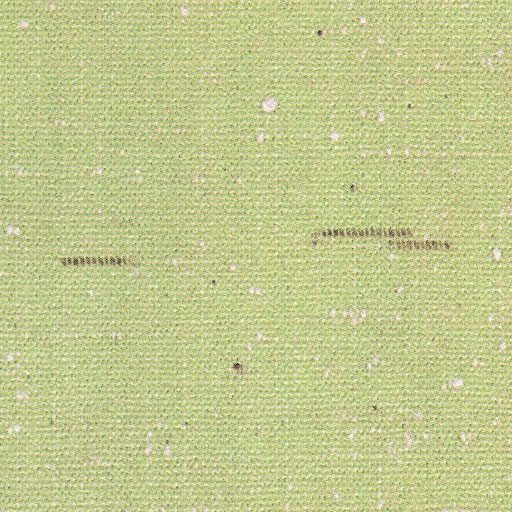
%> input picture test/test19.jpg, 512 x 512 px
$ octave riconoscimentoErrori.m   (GNU Octave 9; MATLAB toolbox functions it lacks are replaced by stand-ins)
%> lines starting %> are read from the running program, lines starting %| are printed output that depends on the picture; in (x1, y1, x2, y2) boxes, pixels count from 0 and x2, y2 are one past the last pixel; in counts of white or black regions, pixels touching at a corner belong together; the program's own positions count from 1
%% Esercizio 2 - Cross-correlazione 2D normalizzata per trovare difetti su tessuti
clear all
close all
clc

delete('difetti\*.png')

% Carico immagine e la converto in scala di grigiDDDD
A = rgb2gray(imread('test\test19.jpg'));
%> A: size 512x512 uint8; min 37, max 253, mean 192.6
[M,N] = size(A);
%> M = 512; N = 512

% Definisco una serie di pattern, tutti quadrati 14x14
R = 14;
C = 14;
pattern1 = A(1:R,1:C);
pattern2 = A(2:R+1,2:C+1);
pattern3 = A(M-13:M,N-13:N);
pattern4 = A(M-14:M-1,N-14:N-1);
pattern5 = A(1:R,N-13:N);
pattern6 = A(2:R+1,N-13:N);

% Visualizzo i pattern sovrapposti all'immagine di partenza (convertita in
% scala di grigi)
figure;
imagesc(A); axis image; colormap gray; hold on;
title ('Tessitura e pattern sovrapposti')
rectangle('position',[1,1,R,C],'EdgeColor','r'); % pattern1
rectangle('position',[2,2,R,C],'EdgeColor','g'); % pattern2
rectangle('position',[M-13,N-13,14,14],'EdgeColor','b'); % pattern3
rectangle('position',[M-14,N-14,14,14],'EdgeColor','c'); % pattern4
rectangle('position',[1,N-13,14,14],'EdgeColor','m'); % pattern5
rectangle('position',[2,N-13,14,14],'EdgeColor','k'); % pattern6

% Calcolo per ogni pattern la cross-correlazione 2D (normalizzata). Attenzione all'ordine delle variabili in input!
% L'output avra' dimensione (M+R-1,N+C-1)
% From MATLAB Help:
% C = normxcorr2(TEMPLATE,A) computes the normalized cross-correlation of
%     matrices TEMPLATE and A. The matrix A must be larger than the matrix
%     TEMPLATE for the normalization to be meaningful. The values of TEMPLATE
%     cannot all be the same. The resulting matrix C contains correlation
%     coefficients and its values may range from -1.0 to 1.0.

c1 = normxcorr2(pattern1,A);
c2 = normxcorr2(pattern2,A);
c3 = normxcorr2(pattern3,A);
c4 = normxcorr2(pattern4,A);
c5 = normxcorr2(pattern5,A);
c6 = normxcorr2(pattern6,A);
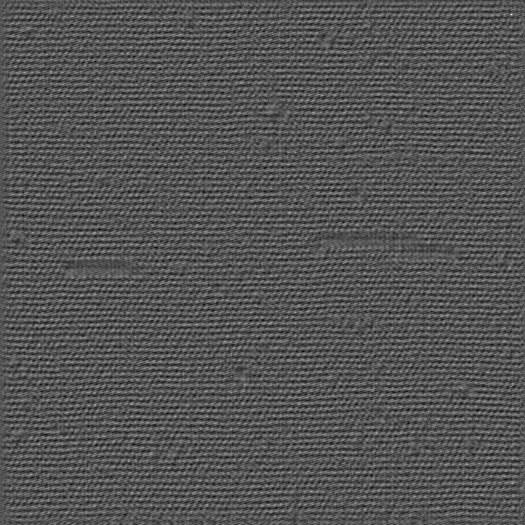
%> c6: size 525x525 double; min -0.499, max 1, mean -0.00052; drawn with min black and max white

% Calcolo la cross-correlazione media, che avra' sempre dimensione (M+R-1,N+C-1)
c = (c1+c2+c3+c4+c5+c6)/6; % 525x525

% Considero solo la parte di cross-correlazione che e' stata eseguita senza
% gli zero-padded edges, in modo da rimuovere effetto bordo. Quindi l'output
% avra' dimensioni (M-R+1, N-C+1)
% Hint: matrice_xcorr_reduced = matrice_xcorr(r:(end-r+1),c:(end-c+1));
c = c(R:end-R+1,C:end-C+1); % 499x499
%> c: size 499x499 double

% Visualizzo, in un subplot con due riquadri, il valore assoluto della
% cross-correlazione appena stimata sia come surface plot che come immagine
figure, subplot(121), surf(abs(c)), shading flat
title ('Xcorr2D - Surface Plot')
subplot(122),
imagesc(abs(c)),
axis 'image'
title ('Xcorr2D - Immagine')
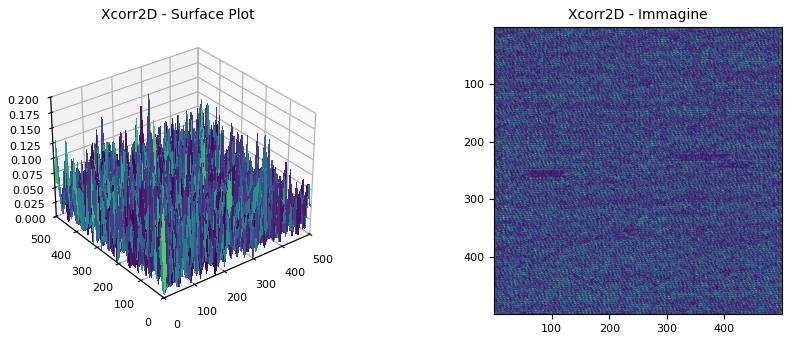
%> figure redrawn from the program's plot data, 2 panels

% Faccio il modulo della cross-correlazione appena stimata, su cui
% lavorero' da qui in avanti
c=abs(c);
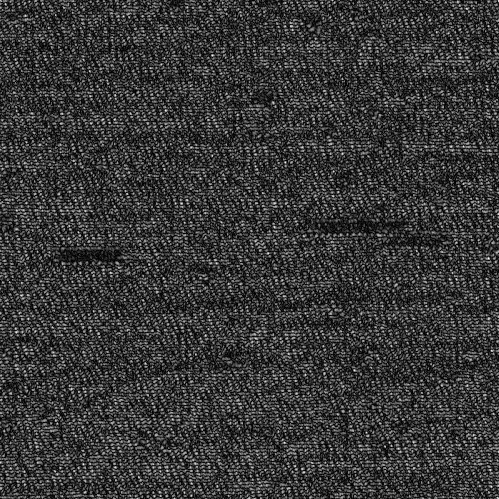
%> c: size 499x499 double; min 1.64e-07, max 0.192, mean 0.0421; drawn with min black and max white

% A partire dalla cross-correlazione stimata, creo una maschera
% selezionando tutti i valori inferiori a 0.2 e la visualizzo
mask = c<0.05;
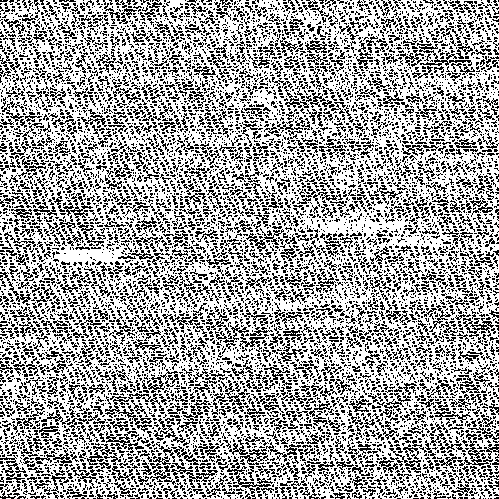
%> mask: size 499x499 logical; 64.7% white; black in thin lines or dots
figure, imagesc(mask)
title ('Maschera 1')

% Creo come elemento strutturale un disco con raggio = 3, da utilizzare poi per eseguire
% una operazione morfologica di apertura (hint: utilizzare i comandi strel e imopen)
% Il risultato deve essere una variabile chiamata mask2, che va poi
% visualizzata in una nuova figura
% Nota per IMOPEN = Perform morphological opening.
% The opening operation erodes an image and then dilates the eroded image,
% using the same structuring element for both operations.
% Morphological opening is useful for removing small objects from an image
% while preserving the shape and size of larger objects in the image.

se = strel('disk',3);
mask2 = imopen(mask,se);
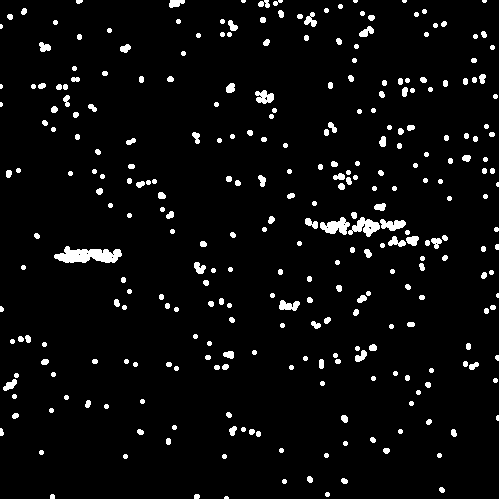
%> mask2: size 499x499 logical; 4.4% white; 299 white regions (11 under 20 px), largest, box (x1, y1, x2, y2) and area: (54, 246, 122, 263) 746, (348, 217, 380, 237) 327, (320, 217, 350, 235) 312
figure, imagesc(mask2);
title ('Maschera 2 dopo operazione morfologica')

% Modifico l'immagine di partenza A in modo che abbia dimensioni uguali alla
% cross-correlazione
A = A(ceil(R/2):end-floor(R/2),ceil(C/2):end-floor(C/2)); %499x499
%> A: size 499x499 uint8

% Creo una nuova immagine A1, uguale ad A. I pixel che sono pari a 1 nella variabile
% mask2 devono essere messi a 255 in A1
A1 = A;
A1(mask2)=255;
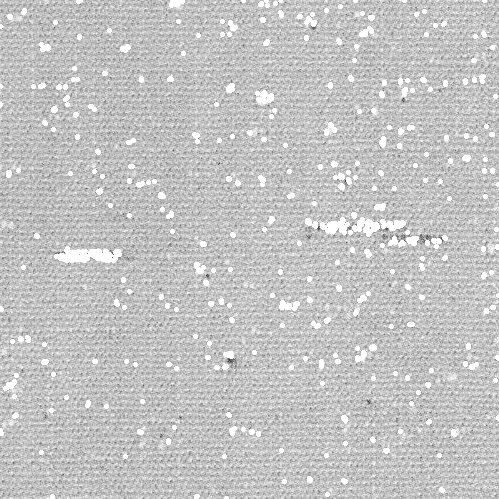
%> A1: size 499x499 uint8; min 37, max 255, mean 195.5

% Visualizzo a lato immagine A e immagine con il difetto evidenziato in rosso
Af = cat(3,A1,A,A);
X = figure;
imshowpair(A,Af,'montage')
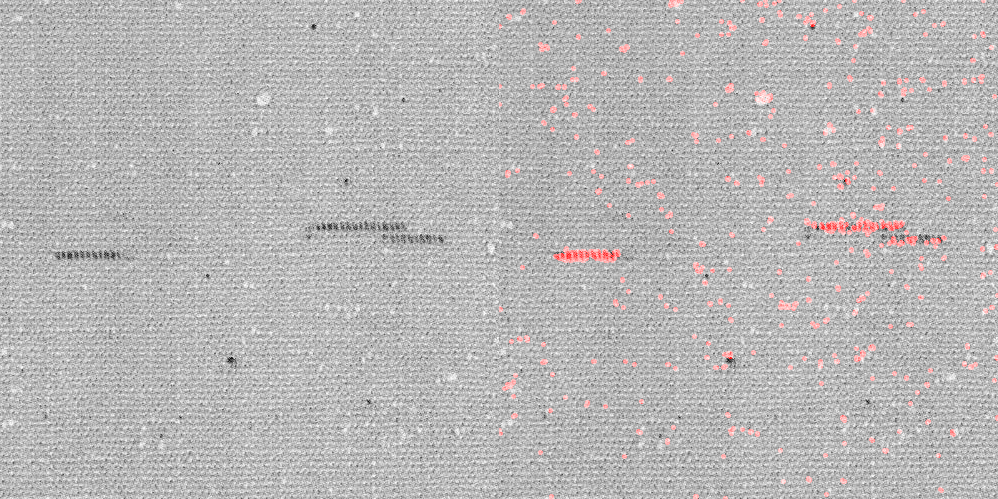
%> displayed picture: size 499x998x3, on the screen's scale of 0 to 255; mean R, G, B 184.5, 182.9, 182.9
title ('Immagine e Difetto finale')


num = 22;dest = strcat('difetti', num2str(num));
%salvo il difetto come file png
print(X, strcat('difetti\', dest), '-dpng');

$ run again, with test/test1.jpg copied over test/test19.jpg
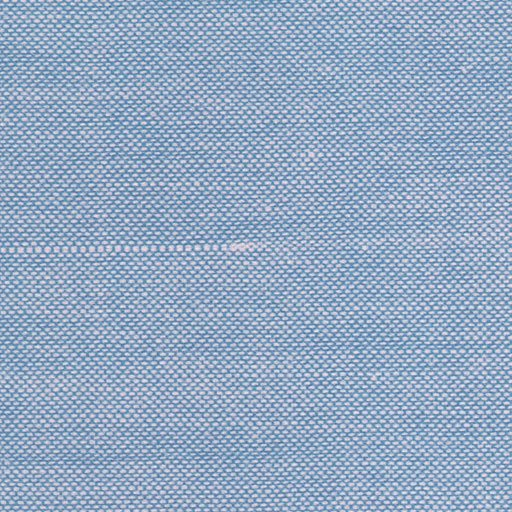
%> input picture test/test1.jpg, 512 x 512 px
%> `mask = c<0.05;`:
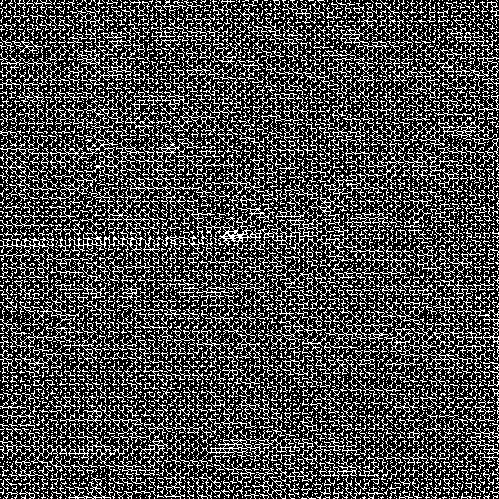
%> mask: size 499x499 logical; 28.1% white in thin lines or dots
%> mask2: size 499x499 logical; every value is 0
%> `imshowpair(A,Af,'montage')`:
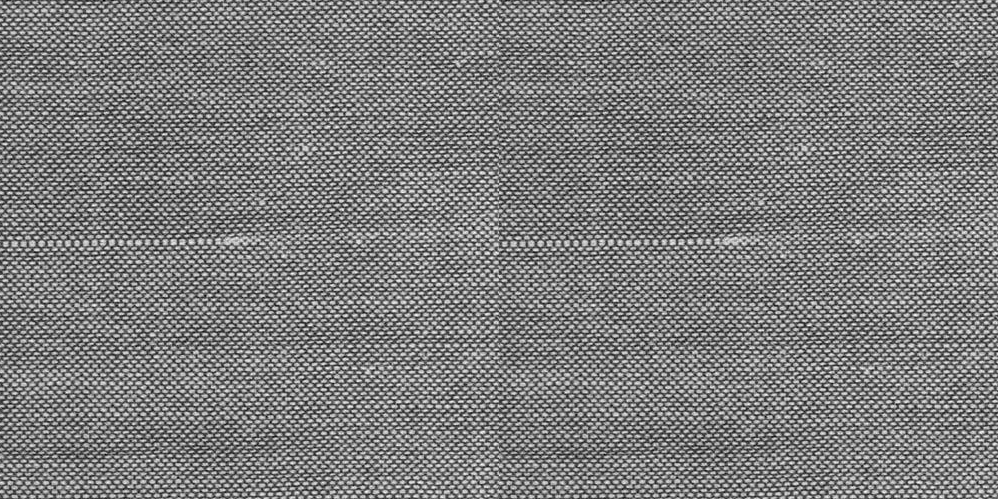
%> displayed picture: size 499x998x3, on the screen's scale of 0 to 255; min 0, max 255, mean 124

$ run again, with test/test10.jpg copied over test/test19.jpg
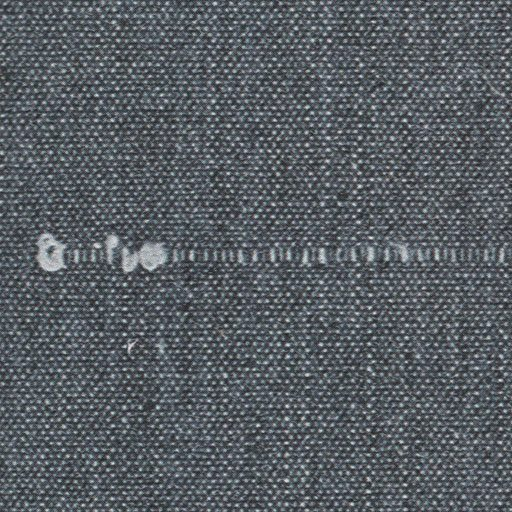
%> input picture test/test10.jpg, 512 x 512 px
%> `mask = c<0.05;`:
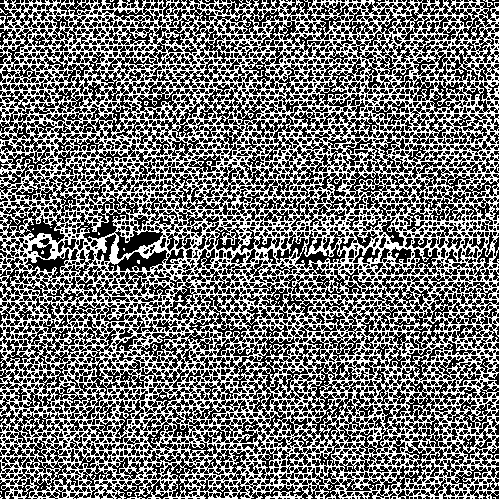
%> mask: size 499x499 logical; 44% white in thin lines or dots
%> mask2: size 499x499 logical; 0.35% white; 21 white regions (8 under 20 px), largest, box (x1, y1, x2, y2) and area: (110, 244, 119, 264) 144, (28, 233, 43, 248) 118, (97, 237, 107, 251) 95
%> A1: size 499x499 uint8; min 23, max 255, mean 92.7
%> `imshowpair(A,Af,'montage')`:
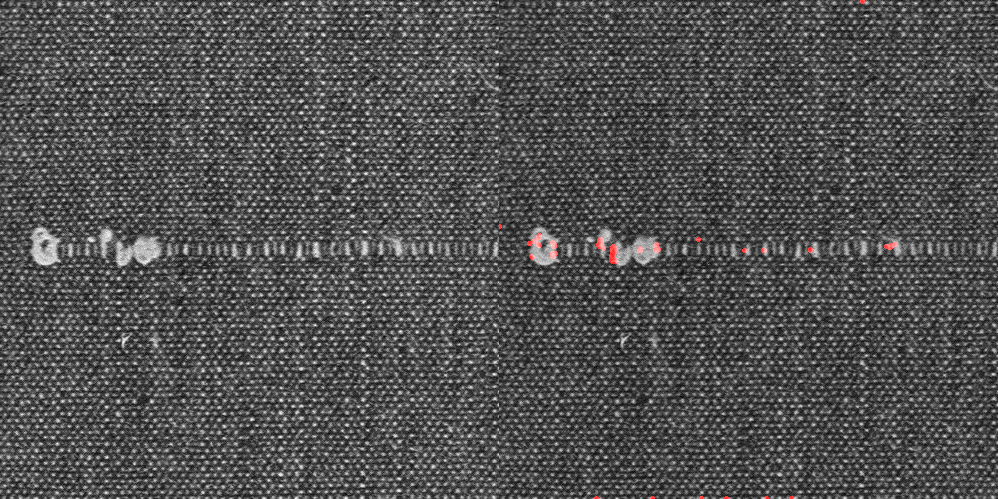
%> displayed picture: size 499x998x3, on the screen's scale of 0 to 255; mean R, G, B 81, 80.8, 80.8

$ run again, with test/test11.jpg copied over test/test19.jpg
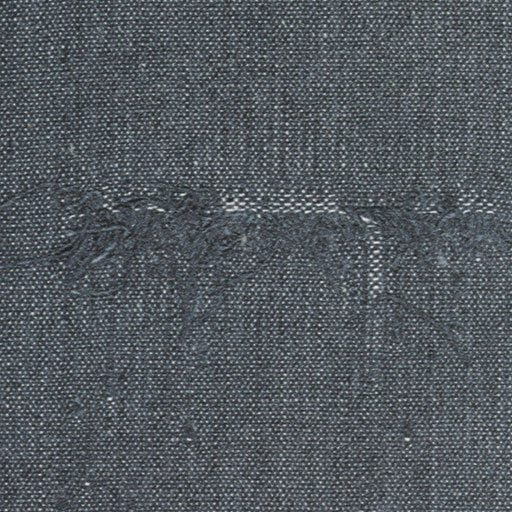
%> input picture test/test11.jpg, 512 x 512 px
%> mask: size 499x499 logical; 34.8% white in thin lines or dots
%> mask2: size 499x499 logical; 1.2% white; 69 white regions (1 under 20 px), largest, box (x1, y1, x2, y2) and area: (220, 218, 238, 244) 218, (191, 235, 205, 248) 128, (387, 226, 398, 242) 124
%> A1: size 499x499 uint8; min 19, max 255, mean 90.1
%> `imshowpair(A,Af,'montage')`:
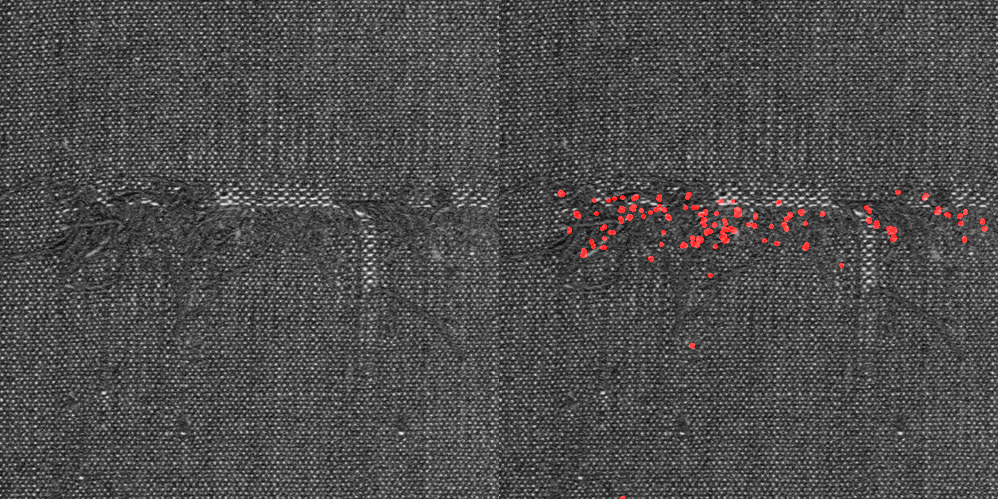
%> displayed picture: size 499x998x3, on the screen's scale of 0 to 255; mean R, G, B 77.2, 76.1, 76.1
